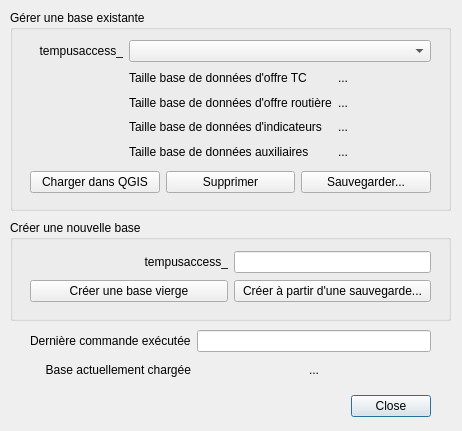
<?xml version="1.0" encoding="UTF-8"?>
<ui version="4.0">
 <class>Dialog</class>
 <widget class="QDialog" name="Dialog">
  <property name="geometry">
   <rect>
    <x>0</x>
    <y>0</y>
    <width>462</width>
    <height>431</height>
   </rect>
  </property>
  <property name="windowTitle">
   <string>Gestion des bases de données</string>
  </property>
  <widget class="QDialogButtonBox" name="buttonBox">
   <property name="geometry">
    <rect>
     <x>350</x>
     <y>390</y>
     <width>81</width>
     <height>32</height>
    </rect>
   </property>
   <property name="orientation">
    <enum>Qt::Horizontal</enum>
   </property>
   <property name="standardButtons">
    <set>QDialogButtonBox::Close</set>
   </property>
  </widget>
  <widget class="QGroupBox" name="groupBox">
   <property name="geometry">
    <rect>
     <x>10</x>
     <y>10</y>
     <width>441</width>
     <height>201</height>
    </rect>
   </property>
   <property name="title">
    <string>Gérer une base existante</string>
   </property>
   <widget class="QWidget" name="layoutWidget">
    <property name="geometry">
     <rect>
      <x>20</x>
      <y>30</y>
      <width>401</width>
      <height>121</height>
     </rect>
    </property>
    <layout class="QGridLayout" name="gridLayout_2">
     <item row="2" column="2">
      <widget class="QLabel" name="labelRouteDataSize">
       <property name="text">
        <string>...</string>
       </property>
      </widget>
     </item>
     <item row="1" column="2">
      <widget class="QLabel" name="labelPTDataSize">
       <property name="text">
        <string>...</string>
       </property>
      </widget>
     </item>
     <item row="2" column="1">
      <widget class="QLabel" name="label_3">
       <property name="text">
        <string>Taille base de données d'offre routière</string>
       </property>
       <property name="alignment">
        <set>Qt::AlignLeading|Qt::AlignLeft|Qt::AlignVCenter</set>
       </property>
      </widget>
     </item>
     <item row="1" column="1">
      <widget class="QLabel" name="label_197">
       <property name="toolTip">
        <string>&lt;html&gt;&lt;head/&gt;&lt;body&gt;&lt;p&gt;Cette fenêtre permet de surveiller l'espace disque utilisé par la base de données. Afin d'éviter de saturer le disque dur de la machine, il est peut être nécessaire de faire du vide quand l'espace occupé par la base est trop important (suppression d'indicateurs calculés, de données auxiliaires, etc.). &lt;/p&gt;&lt;/body&gt;&lt;/html&gt;</string>
       </property>
       <property name="styleSheet">
        <string notr="true">color: rgb(0, 0, 0);</string>
       </property>
       <property name="text">
        <string>Taille base de données d'offre TC</string>
       </property>
       <property name="alignment">
        <set>Qt::AlignLeading|Qt::AlignLeft|Qt::AlignVCenter</set>
       </property>
      </widget>
     </item>
     <item row="4" column="1">
      <widget class="QLabel" name="label_2">
       <property name="styleSheet">
        <string notr="true">color: rgb(0, 0, 0);</string>
       </property>
       <property name="text">
        <string>Taille base de données auxiliaires</string>
       </property>
       <property name="alignment">
        <set>Qt::AlignLeading|Qt::AlignLeft|Qt::AlignVCenter</set>
       </property>
      </widget>
     </item>
     <item row="3" column="1">
      <widget class="QLabel" name="label_196">
       <property name="styleSheet">
        <string notr="true">color: rgb(0, 0, 0);</string>
       </property>
       <property name="text">
        <string>Taille base de données d'indicateurs</string>
       </property>
       <property name="alignment">
        <set>Qt::AlignLeading|Qt::AlignLeft|Qt::AlignVCenter</set>
       </property>
      </widget>
     </item>
     <item row="3" column="2">
      <widget class="QLabel" name="labelIndicDataSize">
       <property name="text">
        <string>...</string>
       </property>
      </widget>
     </item>
     <item row="4" column="2">
      <widget class="QLabel" name="labelAuxDataSize">
       <property name="text">
        <string>...</string>
       </property>
      </widget>
     </item>
     <item row="0" column="0">
      <widget class="QLabel" name="label_4">
       <property name="text">
        <string>tempusaccess_</string>
       </property>
       <property name="alignment">
        <set>Qt::AlignRight|Qt::AlignTrailing|Qt::AlignVCenter</set>
       </property>
      </widget>
     </item>
     <item row="0" column="1" colspan="2">
      <widget class="QComboBox" name="comboBoxDB">
       <property name="editable">
        <bool>false</bool>
       </property>
      </widget>
     </item>
    </layout>
   </widget>
   <widget class="QWidget" name="layoutWidget">
    <property name="geometry">
     <rect>
      <x>20</x>
      <y>160</y>
      <width>401</width>
      <height>25</height>
     </rect>
    </property>
    <layout class="QHBoxLayout" name="horizontalLayout">
     <item>
      <widget class="QPushButton" name="pushButtonLoad">
       <property name="text">
        <string>Charger dans QGIS</string>
       </property>
      </widget>
     </item>
     <item>
      <widget class="QPushButton" name="pushButtonDelete">
       <property name="text">
        <string>Supprimer</string>
       </property>
      </widget>
     </item>
     <item>
      <widget class="QPushButton" name="pushButtonExport">
       <property name="enabled">
        <bool>true</bool>
       </property>
       <property name="toolTip">
        <string>&lt;html&gt;&lt;head/&gt;&lt;body&gt;&lt;p&gt;Sauvegarde la base dans un fichier externe pour pouvoir la recharger ultérieurement. &lt;/p&gt;&lt;/body&gt;&lt;/html&gt;</string>
       </property>
       <property name="text">
        <string>Sauvegarder...</string>
       </property>
      </widget>
     </item>
    </layout>
   </widget>
  </widget>
  <widget class="QGroupBox" name="groupBox_2">
   <property name="geometry">
    <rect>
     <x>10</x>
     <y>220</y>
     <width>441</width>
     <height>101</height>
    </rect>
   </property>
   <property name="title">
    <string>Créer une nouvelle base</string>
   </property>
   <widget class="QWidget" name="layoutWidget_2">
    <property name="geometry">
     <rect>
      <x>20</x>
      <y>30</y>
      <width>401</width>
      <height>54</height>
     </rect>
    </property>
    <layout class="QGridLayout" name="gridLayout_3">
     <item row="0" column="1">
      <widget class="QLineEdit" name="lineEditNewDB">
       <property name="sizePolicy">
        <sizepolicy hsizetype="Preferred" vsizetype="Fixed">
         <horstretch>0</horstretch>
         <verstretch>0</verstretch>
        </sizepolicy>
       </property>
      </widget>
     </item>
     <item row="0" column="0">
      <widget class="QLabel" name="label_6">
       <property name="text">
        <string>tempusaccess_</string>
       </property>
       <property name="alignment">
        <set>Qt::AlignRight|Qt::AlignTrailing|Qt::AlignVCenter</set>
       </property>
      </widget>
     </item>
     <item row="1" column="0">
      <widget class="QPushButton" name="pushButtonCreate">
       <property name="toolTip">
        <string>&lt;html&gt;&lt;head/&gt;&lt;body&gt;&lt;p&gt;Saisir un nom de base pour activer la fonction. Si la base existe déjà, efface toutes les données présentes dans la base.&lt;/p&gt;&lt;/body&gt;&lt;/html&gt;</string>
       </property>
       <property name="text">
        <string>Créer une base vierge</string>
       </property>
      </widget>
     </item>
     <item row="1" column="1">
      <widget class="QPushButton" name="pushButtonImport">
       <property name="enabled">
        <bool>true</bool>
       </property>
       <property name="toolTip">
        <string>&lt;html&gt;&lt;head/&gt;&lt;body&gt;&lt;p&gt;Ecrase toutes les données déjà présentes dans la base et les remplace par les données du fichier de sauvegarde choisi.  &lt;/p&gt;&lt;/body&gt;&lt;/html&gt;</string>
       </property>
       <property name="text">
        <string>Créer à partir d'une sauvegarde...</string>
       </property>
      </widget>
     </item>
    </layout>
   </widget>
  </widget>
  <widget class="QWidget" name="layoutWidget">
   <property name="geometry">
    <rect>
     <x>30</x>
     <y>330</y>
     <width>401</width>
     <height>51</height>
    </rect>
   </property>
   <layout class="QGridLayout" name="gridLayout">
    <item row="0" column="0">
     <widget class="QLabel" name="label_5">
      <property name="text">
       <string>Dernière commande exécutée</string>
      </property>
     </widget>
    </item>
    <item row="0" column="1">
     <widget class="QLineEdit" name="lineEditCommand"/>
    </item>
    <item row="1" column="0">
     <widget class="QLabel" name="label">
      <property name="text">
       <string>Base actuellement chargée</string>
      </property>
      <property name="alignment">
       <set>Qt::AlignRight|Qt::AlignTrailing|Qt::AlignVCenter</set>
      </property>
     </widget>
    </item>
    <item row="1" column="1">
     <widget class="QLabel" name="labelLoadedDB">
      <property name="text">
       <string>...</string>
      </property>
      <property name="alignment">
       <set>Qt::AlignCenter</set>
      </property>
     </widget>
    </item>
   </layout>
  </widget>
 </widget>
 <resources/>
 <connections/>
</ui>
